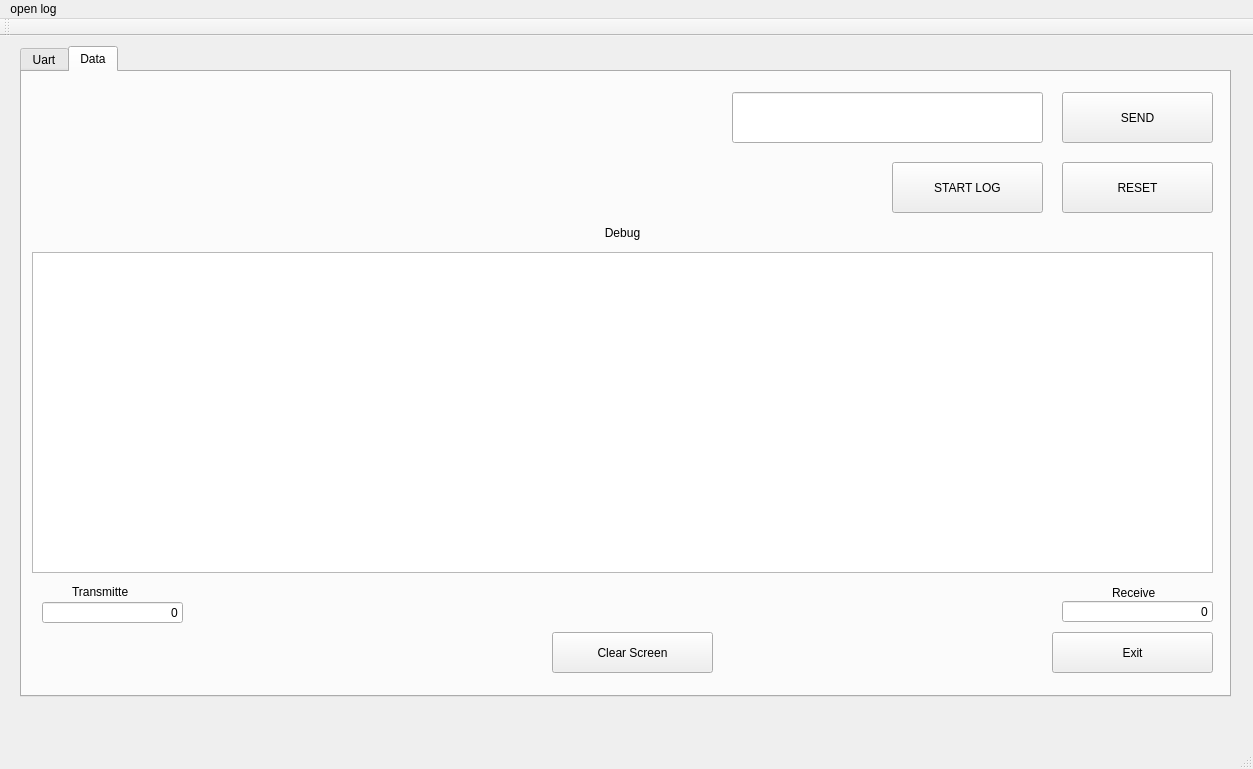
<?xml version="1.0" encoding="UTF-8"?>
<ui version="4.0">
 <class>MainWindow</class>
 <widget class="QMainWindow" name="MainWindow">
  <property name="geometry">
   <rect>
    <x>0</x>
    <y>0</y>
    <width>1253</width>
    <height>769</height>
   </rect>
  </property>
  <property name="windowTitle">
   <string>Ge Profile 3</string>
  </property>
  <widget class="QWidget" name="centralWidget">
   <widget class="QTabWidget" name="tabWidget">
    <property name="geometry">
     <rect>
      <x>20</x>
      <y>10</y>
      <width>1211</width>
      <height>651</height>
     </rect>
    </property>
    <property name="currentIndex">
     <number>1</number>
    </property>
    <widget class="QWidget" name="tab">
     <attribute name="title">
      <string>Uart</string>
     </attribute>
     <widget class="QPushButton" name="pushButton_Conectar">
      <property name="geometry">
       <rect>
        <x>530</x>
        <y>210</y>
        <width>161</width>
        <height>91</height>
       </rect>
      </property>
      <property name="text">
       <string>Connect to Profile</string>
      </property>
     </widget>
     <widget class="QLabel" name="label_bg_uart">
      <property name="geometry">
       <rect>
        <x>-1</x>
        <y>-1</y>
        <width>160</width>
        <height>160</height>
       </rect>
      </property>
      <property name="text">
       <string/>
      </property>
      <property name="scaledContents">
       <bool>true</bool>
      </property>
      <property name="alignment">
       <set>Qt::AlignCenter</set>
      </property>
     </widget>
     <widget class="QPushButton" name="pushButton">
      <property name="geometry">
       <rect>
        <x>1020</x>
        <y>520</y>
        <width>151</width>
        <height>71</height>
       </rect>
      </property>
      <property name="text">
       <string>Exit</string>
      </property>
     </widget>
     <zorder>label_bg_uart</zorder>
     <zorder>pushButton_Conectar</zorder>
     <zorder>pushButton</zorder>
    </widget>
    <widget class="QWidget" name="tab_2">
     <attribute name="title">
      <string>Data</string>
     </attribute>
     <widget class="QLineEdit" name="lineEdit_Dato">
      <property name="geometry">
       <rect>
        <x>710</x>
        <y>20</y>
        <width>311</width>
        <height>51</height>
       </rect>
      </property>
     </widget>
     <widget class="QPushButton" name="pushButton_Enviar">
      <property name="geometry">
       <rect>
        <x>1040</x>
        <y>20</y>
        <width>151</width>
        <height>51</height>
       </rect>
      </property>
      <property name="text">
       <string>SEND</string>
      </property>
     </widget>
     <widget class="QLabel" name="label_Enviados">
      <property name="geometry">
       <rect>
        <x>50</x>
        <y>510</y>
        <width>71</width>
        <height>20</height>
       </rect>
      </property>
      <property name="text">
       <string>Transmitte</string>
      </property>
     </widget>
     <widget class="QLabel" name="label_Recibidos">
      <property name="geometry">
       <rect>
        <x>1090</x>
        <y>510</y>
        <width>81</width>
        <height>21</height>
       </rect>
      </property>
      <property name="text">
       <string>Receive</string>
      </property>
     </widget>
     <widget class="QLineEdit" name="lineEdit_Enviados">
      <property name="geometry">
       <rect>
        <x>20</x>
        <y>530</y>
        <width>141</width>
        <height>21</height>
       </rect>
      </property>
      <property name="text">
       <string>0</string>
      </property>
      <property name="alignment">
       <set>Qt::AlignRight|Qt::AlignTrailing|Qt::AlignVCenter</set>
      </property>
     </widget>
     <widget class="QLineEdit" name="lineEdit_Recibidos">
      <property name="geometry">
       <rect>
        <x>1040</x>
        <y>529</y>
        <width>151</width>
        <height>21</height>
       </rect>
      </property>
      <property name="text">
       <string>0</string>
      </property>
      <property name="maxLength">
       <number>32766</number>
      </property>
      <property name="frame">
       <bool>true</bool>
      </property>
      <property name="cursorPosition">
       <number>0</number>
      </property>
      <property name="alignment">
       <set>Qt::AlignRight|Qt::AlignTrailing|Qt::AlignVCenter</set>
      </property>
     </widget>
     <widget class="QLabel" name="label">
      <property name="geometry">
       <rect>
        <x>350</x>
        <y>150</y>
        <width>501</width>
        <height>21</height>
       </rect>
      </property>
      <property name="text">
       <string>Debug</string>
      </property>
      <property name="alignment">
       <set>Qt::AlignCenter</set>
      </property>
     </widget>
     <widget class="QPlainTextEdit" name="lineEdit_receive_data">
      <property name="geometry">
       <rect>
        <x>10</x>
        <y>180</y>
        <width>1181</width>
        <height>321</height>
       </rect>
      </property>
     </widget>
     <widget class="QPushButton" name="pushButton_reset">
      <property name="geometry">
       <rect>
        <x>1040</x>
        <y>90</y>
        <width>151</width>
        <height>51</height>
       </rect>
      </property>
      <property name="text">
       <string>RESET</string>
      </property>
     </widget>
     <widget class="QPushButton" name="pushButton_log">
      <property name="geometry">
       <rect>
        <x>870</x>
        <y>90</y>
        <width>151</width>
        <height>51</height>
       </rect>
      </property>
      <property name="text">
       <string>START LOG</string>
      </property>
     </widget>
     <widget class="QLabel" name="label_bg_data">
      <property name="geometry">
       <rect>
        <x>-1</x>
        <y>-1</y>
        <width>160</width>
        <height>160</height>
       </rect>
      </property>
      <property name="text">
       <string/>
      </property>
      <property name="scaledContents">
       <bool>true</bool>
      </property>
     </widget>
     <widget class="QPushButton" name="pushButton_exit">
      <property name="geometry">
       <rect>
        <x>1030</x>
        <y>560</y>
        <width>161</width>
        <height>41</height>
       </rect>
      </property>
      <property name="text">
       <string>Exit</string>
      </property>
     </widget>
     <widget class="QPushButton" name="pushButton_clear_screen">
      <property name="geometry">
       <rect>
        <x>530</x>
        <y>560</y>
        <width>161</width>
        <height>41</height>
       </rect>
      </property>
      <property name="text">
       <string>Clear Screen</string>
      </property>
     </widget>
     <zorder>label_bg_data</zorder>
     <zorder>lineEdit_Dato</zorder>
     <zorder>pushButton_Enviar</zorder>
     <zorder>label_Enviados</zorder>
     <zorder>label_Recibidos</zorder>
     <zorder>lineEdit_Enviados</zorder>
     <zorder>lineEdit_Recibidos</zorder>
     <zorder>label</zorder>
     <zorder>lineEdit_receive_data</zorder>
     <zorder>pushButton_reset</zorder>
     <zorder>pushButton_log</zorder>
     <zorder>pushButton_clear_screen</zorder>
     <zorder>pushButton_exit</zorder>
     <zorder>pushButton_exit</zorder>
     <zorder>pushButton_clear_screen</zorder>
    </widget>
   </widget>
  </widget>
  <widget class="QMenuBar" name="menuBar">
   <property name="geometry">
    <rect>
     <x>0</x>
     <y>0</y>
     <width>1253</width>
     <height>22</height>
    </rect>
   </property>
   <widget class="QMenu" name="menuOpen_log">
    <property name="title">
     <string>open log</string>
    </property>
    <addaction name="actionFile"/>
   </widget>
   <addaction name="menuOpen_log"/>
  </widget>
  <widget class="QToolBar" name="mainToolBar">
   <attribute name="toolBarArea">
    <enum>TopToolBarArea</enum>
   </attribute>
   <attribute name="toolBarBreak">
    <bool>false</bool>
   </attribute>
  </widget>
  <widget class="QStatusBar" name="statusBar"/>
  <action name="actionFile">
   <property name="text">
    <string>file</string>
   </property>
  </action>
 </widget>
 <layoutdefault spacing="6" margin="11"/>
 <resources/>
 <connections/>
</ui>
